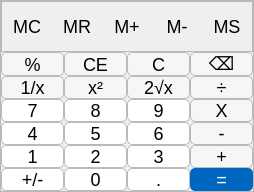
           <widget class="QFrame" name="frame_9">
            <property name="sizePolicy">
             <sizepolicy hsizetype="Expanding" vsizetype="Expanding">
              <horstretch>0</horstretch>
              <verstretch>0</verstretch>
             </sizepolicy>
            </property>
            <property name="styleSheet">
             <string notr="true"/>
            </property>
            <property name="frameShape">
             <enum>QFrame::StyledPanel</enum>
            </property>
            <property name="frameShadow">
             <enum>QFrame::Raised</enum>
            </property>
            <layout class="QGridLayout" name="gridLayout_2">
             <property name="leftMargin">
              <number>0</number>
             </property>
             <property name="topMargin">
              <number>0</number>
             </property>
             <property name="rightMargin">
              <number>0</number>
             </property>
             <property name="bottomMargin">
              <number>0</number>
             </property>
             <property name="spacing">
              <number>0</number>
             </property>
             <item row="2" column="0" colspan="4">
              <widget class="QFrame" name="frame_6">
               <property name="sizePolicy">
                <sizepolicy hsizetype="Expanding" vsizetype="Expanding">
                 <horstretch>0</horstretch>
                 <verstretch>0</verstretch>
                </sizepolicy>
               </property>
               <property name="minimumSize">
                <size>
                 <width>162</width>
                 <height>51</height>
                </size>
               </property>
               <property name="frameShape">
                <enum>QFrame::StyledPanel</enum>
               </property>
               <property name="frameShadow">
                <enum>QFrame::Raised</enum>
               </property>
               <layout class="QGridLayout" name="gridLayout_3">
                <property name="leftMargin">
                 <number>0</number>
                </property>
                <property name="topMargin">
                 <number>0</number>
                </property>
                <property name="rightMargin">
                 <number>0</number>
                </property>
                <property name="bottomMargin">
                 <number>0</number>
                </property>
                <property name="spacing">
                 <number>0</number>
                </property>
                <item row="1" column="1">
                 <widget class="QPushButton" name="btnMr">
                  <property name="sizePolicy">
                   <sizepolicy hsizetype="Fixed" vsizetype="Fixed">
                    <horstretch>35</horstretch>
                    <verstretch>38</verstretch>
                   </sizepolicy>
                  </property>
                  <property name="minimumSize">
                   <size>
                    <width>50</width>
                    <height>10</height>
                   </size>
                  </property>
                  <property name="font">
                   <font>
                    <pointsize>-1</pointsize>
                   </font>
                  </property>
                  <property name="styleSheet">
                   <string notr="true">border: 0;
	font-famliy: &quot;Segoe UI&quot;, &quot;Malgun Gothic&quot;;
	font-size: 18px;</string>
                  </property>
                  <property name="text">
                   <string>MR</string>
                  </property>
                  <property name="checkable">
                   <bool>false</bool>
                  </property>
                 </widget>
                </item>
                <item row="1" column="0">
                 <widget class="QPushButton" name="btnMc">
                  <property name="sizePolicy">
                   <sizepolicy hsizetype="Fixed" vsizetype="Fixed">
                    <horstretch>35</horstretch>
                    <verstretch>38</verstretch>
                   </sizepolicy>
                  </property>
                  <property name="minimumSize">
                   <size>
                    <width>50</width>
                    <height>10</height>
                   </size>
                  </property>
                  <property name="font">
                   <font>
                    <pointsize>-1</pointsize>
                   </font>
                  </property>
                  <property name="styleSheet">
                   <string notr="true">border: 0;
	font-famliy: &quot;Segoe UI&quot;, &quot;Malgun Gothic&quot;;
	font-size: 18px;</string>
                  </property>
                  <property name="text">
                   <string>MC</string>
                  </property>
                  <property name="checkable">
                   <bool>false</bool>
                  </property>
                 </widget>
                </item>
                <item row="1" column="2">
                 <widget class="QPushButton" name="btnMP">
                  <property name="sizePolicy">
                   <sizepolicy hsizetype="Fixed" vsizetype="Fixed">
                    <horstretch>35</horstretch>
                    <verstretch>38</verstretch>
                   </sizepolicy>
                  </property>
                  <property name="minimumSize">
                   <size>
                    <width>50</width>
                    <height>10</height>
                   </size>
                  </property>
                  <property name="font">
                   <font>
                    <pointsize>-1</pointsize>
                   </font>
                  </property>
                  <property name="styleSheet">
                   <string notr="true">border: 0;
	font-famliy: &quot;Segoe UI&quot;, &quot;Malgun Gothic&quot;;
	font-size: 18px;
</string>
                  </property>
                  <property name="text">
                   <string>M+</string>
                  </property>
                  <property name="checkable">
                   <bool>false</bool>
                  </property>
                 </widget>
                </item>
                <item row="1" column="4">
                 <widget class="QPushButton" name="btnMs">
                  <property name="sizePolicy">
                   <sizepolicy hsizetype="Fixed" vsizetype="Fixed">
                    <horstretch>35</horstretch>
                    <verstretch>38</verstretch>
                   </sizepolicy>
                  </property>
                  <property name="minimumSize">
                   <size>
                    <width>50</width>
                    <height>10</height>
                   </size>
                  </property>
                  <property name="font">
                   <font>
                    <pointsize>-1</pointsize>
                   </font>
                  </property>
                  <property name="styleSheet">
                   <string notr="true">	font-famliy: &quot;Segoe UI&quot;, &quot;Malgun Gothic&quot;;
	font-size: 18px;
	border: 0;</string>
                  </property>
                  <property name="text">
                   <string>MS</string>
                  </property>
                  <property name="checkable">
                   <bool>false</bool>
                  </property>
                 </widget>
                </item>
                <item row="1" column="3">
                 <widget class="QPushButton" name="btnMM">
                  <property name="sizePolicy">
                   <sizepolicy hsizetype="Fixed" vsizetype="Fixed">
                    <horstretch>35</horstretch>
                    <verstretch>38</verstretch>
                   </sizepolicy>
                  </property>
                  <property name="minimumSize">
                   <size>
                    <width>50</width>
                    <height>10</height>
                   </size>
                  </property>
                  <property name="font">
                   <font>
                    <pointsize>-1</pointsize>
                   </font>
                  </property>
                  <property name="styleSheet">
                   <string notr="true">border: 0;
	font-famliy: &quot;Segoe UI&quot;, &quot;Malgun Gothic&quot;;
	font-size: 18px;</string>
                  </property>
                  <property name="text">
                   <string>M-</string>
                  </property>
                  <property name="checkable">
                   <bool>false</bool>
                  </property>
                 </widget>
                </item>
               </layout>
              </widget>
             </item>
             <item row="5" column="0">
              <widget class="QPushButton" name="btnSeven">
               <property name="sizePolicy">
                <sizepolicy hsizetype="MinimumExpanding" vsizetype="MinimumExpanding">
                 <horstretch>0</horstretch>
                 <verstretch>0</verstretch>
                </sizepolicy>
               </property>
               <property name="font">
                <font>
                 <pointsize>-1</pointsize>
                </font>
               </property>
               <property name="styleSheet">
                <string notr="true">QPushButton {
	background-color: #ffffff;
	font-size: 18px;
	border-radius: 5px;
	border: 1px solid #bababa;
}
QPushButton:hover{
	background-color:#fcfcfc;
}</string>
               </property>
               <property name="text">
                <string>7</string>
               </property>
              </widget>
             </item>
             <item row="8" column="0">
              <widget class="QPushButton" name="btnSign">
               <property name="sizePolicy">
                <sizepolicy hsizetype="MinimumExpanding" vsizetype="MinimumExpanding">
                 <horstretch>0</horstretch>
                 <verstretch>0</verstretch>
                </sizepolicy>
               </property>
               <property name="font">
                <font>
                 <pointsize>-1</pointsize>
                </font>
               </property>
               <property name="styleSheet">
                <string notr="true">QPushButton {
	background-color: #ffffff;
	font-size: 18px;
	border-radius: 5px;
	border: 1px solid #bababa;
}
QPushButton:hover{
	background-color:#fcfcfc;
}</string>
               </property>
               <property name="text">
                <string>+/-</string>
               </property>
              </widget>
             </item>
             <item row="5" column="3">
              <widget class="QPushButton" name="btnMulti">
               <property name="sizePolicy">
                <sizepolicy hsizetype="MinimumExpanding" vsizetype="MinimumExpanding">
                 <horstretch>0</horstretch>
                 <verstretch>0</verstretch>
                </sizepolicy>
               </property>
               <property name="font">
                <font>
                 <pointsize>-1</pointsize>
                </font>
               </property>
               <property name="styleSheet">
                <string notr="true">font-size: 18px;
background-color:#f6f6f6;
border-radius: 5px;
border:1px solid #bababa;</string>
               </property>
               <property name="text">
                <string>X</string>
               </property>
              </widget>
             </item>
             <item row="7" column="1">
              <widget class="QPushButton" name="btnTwo">
               <property name="sizePolicy">
                <sizepolicy hsizetype="MinimumExpanding" vsizetype="MinimumExpanding">
                 <horstretch>0</horstretch>
                 <verstretch>0</verstretch>
                </sizepolicy>
               </property>
               <property name="font">
                <font>
                 <pointsize>-1</pointsize>
                </font>
               </property>
               <property name="styleSheet">
                <string notr="true">QPushButton {
	background-color: #ffffff;
	font-size: 18px;
	border-radius: 5px;
	border: 1px solid #bababa;
}
QPushButton:hover{
	background-color:#fcfcfc;
}</string>
               </property>
               <property name="text">
                <string>2</string>
               </property>
              </widget>
             </item>
             <item row="8" column="3">
              <widget class="QPushButton" name="btnEqual">
               <property name="sizePolicy">
                <sizepolicy hsizetype="MinimumExpanding" vsizetype="MinimumExpanding">
                 <horstretch>0</horstretch>
                 <verstretch>0</verstretch>
                </sizepolicy>
               </property>
               <property name="font">
                <font>
                 <pointsize>-1</pointsize>
                </font>
               </property>
               <property name="styleSheet">
                <string notr="true">QPushButton {
	background-color:rgb(0, 103, 192);
	border-radius: 5px;
	font-famliy: &quot;Segoe UI&quot;, &quot;Malgun Gothic&quot;;
	font-size: 18px;
	color: rgb(255, 255, 255)
}</string>
               </property>
               <property name="text">
                <string>=</string>
               </property>
              </widget>
             </item>
             <item row="6" column="2">
              <widget class="QPushButton" name="btnSix">
               <property name="sizePolicy">
                <sizepolicy hsizetype="MinimumExpanding" vsizetype="MinimumExpanding">
                 <horstretch>0</horstretch>
                 <verstretch>0</verstretch>
                </sizepolicy>
               </property>
               <property name="font">
                <font>
                 <pointsize>-1</pointsize>
                </font>
               </property>
               <property name="styleSheet">
                <string notr="true">QPushButton {
	background-color: #ffffff;
	font-size: 18px;
	border-radius: 5px;
	border: 1px solid #bababa;
}
QPushButton:hover{
	background-color:#fcfcfc;
}</string>
               </property>
               <property name="text">
                <string>6</string>
               </property>
              </widget>
             </item>
             <item row="8" column="2">
              <widget class="QPushButton" name="btnDot">
               <property name="sizePolicy">
                <sizepolicy hsizetype="MinimumExpanding" vsizetype="MinimumExpanding">
                 <horstretch>0</horstretch>
                 <verstretch>0</verstretch>
                </sizepolicy>
               </property>
               <property name="font">
                <font>
                 <pointsize>-1</pointsize>
                </font>
               </property>
               <property name="styleSheet">
                <string notr="true">QPushButton {
	background-color: #ffffff;
	font-size: 18px;
	border-radius: 5px;
	border: 1px solid #bababa;
}
QPushButton:hover{
	background-color:#fcfcfc;
}</string>
               </property>
               <property name="text">
                <string>.</string>
               </property>
              </widget>
             </item>
             <item row="8" column="1">
              <widget class="QPushButton" name="btnZero">
               <property name="sizePolicy">
                <sizepolicy hsizetype="MinimumExpanding" vsizetype="MinimumExpanding">
                 <horstretch>0</horstretch>
                 <verstretch>0</verstretch>
                </sizepolicy>
               </property>
               <property name="font">
                <font>
                 <pointsize>-1</pointsize>
                </font>
               </property>
               <property name="styleSheet">
                <string notr="true">QPushButton {
	background-color: #ffffff;
	font-size: 18px;
	border-radius: 5px;
	border: 1px solid #bababa;
}
QPushButton:hover{
	background-color:#fcfcfc;
}</string>
               </property>
               <property name="text">
                <string>0</string>
               </property>
              </widget>
             </item>
             <item row="5" column="2">
              <widget class="QPushButton" name="btnNine">
               <property name="sizePolicy">
                <sizepolicy hsizetype="MinimumExpanding" vsizetype="MinimumExpanding">
                 <horstretch>0</horstretch>
                 <verstretch>0</verstretch>
                </sizepolicy>
               </property>
               <property name="font">
                <font>
                 <pointsize>-1</pointsize>
                </font>
               </property>
               <property name="styleSheet">
                <string notr="true">QPushButton {
	background-color: #ffffff;
	font-size: 18px;
	border-radius: 5px;
	border: 1px solid #bababa;
}
QPushButton:hover{
	background-color:#fcfcfc;
}</string>
               </property>
               <property name="text">
                <string>9</string>
               </property>
              </widget>
             </item>
             <item row="6" column="1">
              <widget class="QPushButton" name="btnFive">
               <property name="sizePolicy">
                <sizepolicy hsizetype="MinimumExpanding" vsizetype="MinimumExpanding">
                 <horstretch>0</horstretch>
                 <verstretch>0</verstretch>
                </sizepolicy>
               </property>
               <property name="font">
                <font>
                 <pointsize>-1</pointsize>
                </font>
               </property>
               <property name="styleSheet">
                <string notr="true">QPushButton {
	background-color: #ffffff;
	font-size: 18px;
	border-radius: 5px;
	border: 1px solid #bababa;
}
QPushButton:hover{
	background-color:#fcfcfc;
}</string>
               </property>
               <property name="text">
                <string>5</string>
               </property>
              </widget>
             </item>
             <item row="7" column="0">
              <widget class="QPushButton" name="btnOne">
               <property name="sizePolicy">
                <sizepolicy hsizetype="MinimumExpanding" vsizetype="MinimumExpanding">
                 <horstretch>0</horstretch>
                 <verstretch>0</verstretch>
                </sizepolicy>
               </property>
               <property name="font">
                <font>
                 <pointsize>-1</pointsize>
                </font>
               </property>
               <property name="styleSheet">
                <string notr="true">QPushButton {
	background-color: #ffffff;
	font-size: 18px;
	border-radius: 5px;
	border: 1px solid #bababa;
}
QPushButton:hover{
	background-color:#fcfcfc;
}</string>
               </property>
               <property name="text">
                <string>1</string>
               </property>
              </widget>
             </item>
             <item row="7" column="2">
              <widget class="QPushButton" name="btnThree">
               <property name="sizePolicy">
                <sizepolicy hsizetype="MinimumExpanding" vsizetype="MinimumExpanding">
                 <horstretch>0</horstretch>
                 <verstretch>0</verstretch>
                </sizepolicy>
               </property>
               <property name="font">
                <font>
                 <pointsize>-1</pointsize>
                </font>
               </property>
               <property name="styleSheet">
                <string notr="true">QPushButton {
	background-color: #ffffff;
	font-size: 18px;
	border-radius: 5px;
	border: 1px solid #bababa;
}
QPushButton:hover{
	background-color:#fcfcfc;
}</string>
               </property>
               <property name="text">
                <string>3</string>
               </property>
              </widget>
             </item>
             <item row="6" column="0">
              <widget class="QPushButton" name="btnFour">
               <property name="sizePolicy">
                <sizepolicy hsizetype="MinimumExpanding" vsizetype="MinimumExpanding">
                 <horstretch>0</horstretch>
                 <verstretch>0</verstretch>
                </sizepolicy>
               </property>
               <property name="font">
                <font>
                 <pointsize>-1</pointsize>
                </font>
               </property>
               <property name="styleSheet">
                <string notr="true">QPushButton {
	background-color: #ffffff;
	font-size: 18px;
	border-radius: 5px;
	border: 1px solid #bababa;
}
QPushButton:hover{
	background-color:#fcfcfc;
}</string>
               </property>
               <property name="text">
                <string>4</string>
               </property>
              </widget>
             </item>
             <item row="6" column="3">
              <widget class="QPushButton" name="btnMinus">
               <property name="sizePolicy">
                <sizepolicy hsizetype="MinimumExpanding" vsizetype="MinimumExpanding">
                 <horstretch>0</horstretch>
                 <verstretch>0</verstretch>
                </sizepolicy>
               </property>
               <property name="font">
                <font>
                 <pointsize>-1</pointsize>
                </font>
               </property>
               <property name="styleSheet">
                <string notr="true">font-size: 18px;
background-color:#f6f6f6;
border-radius: 5px;
border:1px solid #bababa;</string>
               </property>
               <property name="text">
                <string>-</string>
               </property>
              </widget>
             </item>
             <item row="4" column="2">
              <widget class="QPushButton" name="btnRoot">
               <property name="sizePolicy">
                <sizepolicy hsizetype="MinimumExpanding" vsizetype="MinimumExpanding">
                 <horstretch>0</horstretch>
                 <verstretch>0</verstretch>
                </sizepolicy>
               </property>
               <property name="font">
                <font>
                 <pointsize>-1</pointsize>
                </font>
               </property>
               <property name="styleSheet">
                <string notr="true">font-size: 18px;
background-color:#f6f6f6;
border-radius: 5px;
border:1px solid #bababa;</string>
               </property>
               <property name="text">
                <string>2√x</string>
               </property>
              </widget>
             </item>
             <item row="4" column="1">
              <widget class="QPushButton" name="btnSquare">
               <property name="sizePolicy">
                <sizepolicy hsizetype="MinimumExpanding" vsizetype="MinimumExpanding">
                 <horstretch>0</horstretch>
                 <verstretch>0</verstretch>
                </sizepolicy>
               </property>
               <property name="font">
                <font>
                 <pointsize>-1</pointsize>
                </font>
               </property>
               <property name="styleSheet">
                <string notr="true">font-size: 18px;
background-color:#f6f6f6;
border-radius: 5px;
border:1px solid #bababa;</string>
               </property>
               <property name="text">
                <string>x²</string>
               </property>
              </widget>
             </item>
             <item row="3" column="2">
              <widget class="QPushButton" name="btnClear">
               <property name="sizePolicy">
                <sizepolicy hsizetype="MinimumExpanding" vsizetype="MinimumExpanding">
                 <horstretch>0</horstretch>
                 <verstretch>0</verstretch>
                </sizepolicy>
               </property>
               <property name="font">
                <font>
                 <pointsize>-1</pointsize>
                </font>
               </property>
               <property name="styleSheet">
                <string notr="true">font-size: 18px;
background-color:#f6f6f6;
border-radius: 5px;
border:1px solid #bababa;</string>
               </property>
               <property name="text">
                <string>C</string>
               </property>
              </widget>
             </item>
             <item row="5" column="1">
              <widget class="QPushButton" name="btnAte">
               <property name="sizePolicy">
                <sizepolicy hsizetype="MinimumExpanding" vsizetype="MinimumExpanding">
                 <horstretch>0</horstretch>
                 <verstretch>0</verstretch>
                </sizepolicy>
               </property>
               <property name="font">
                <font>
                 <pointsize>-1</pointsize>
                </font>
               </property>
               <property name="styleSheet">
                <string notr="true">QPushButton {
	background-color: #ffffff;
	font-size: 18px;
	border-radius: 5px;
	border: 1px solid #bababa;
}
QPushButton:hover{
	background-color:#fcfcfc;
}</string>
               </property>
               <property name="text">
                <string>8</string>
               </property>
              </widget>
             </item>
             <item row="4" column="0">
              <widget class="QPushButton" name="btnDivideX">
               <property name="sizePolicy">
                <sizepolicy hsizetype="MinimumExpanding" vsizetype="MinimumExpanding">
                 <horstretch>0</horstretch>
                 <verstretch>0</verstretch>
                </sizepolicy>
               </property>
               <property name="font">
                <font>
                 <pointsize>-1</pointsize>
                </font>
               </property>
               <property name="styleSheet">
                <string notr="true">font-size: 18px;
background-color:#f6f6f6;
border-radius: 5px;
border:1px solid #bababa;</string>
               </property>
               <property name="text">
                <string>1/x</string>
               </property>
              </widget>
             </item>
             <item row="4" column="3">
              <widget class="QPushButton" name="btnDivide">
               <property name="sizePolicy">
                <sizepolicy hsizetype="MinimumExpanding" vsizetype="MinimumExpanding">
                 <horstretch>0</horstretch>
                 <verstretch>0</verstretch>
                </sizepolicy>
               </property>
               <property name="font">
                <font>
                 <pointsize>-1</pointsize>
                </font>
               </property>
               <property name="styleSheet">
                <string notr="true">font-size: 18px;
background-color:#f6f6f6;
border-radius: 5px;
border:1px solid #bababa;</string>
               </property>
               <property name="text">
                <string>÷</string>
               </property>
              </widget>
             </item>
             <item row="3" column="0">
              <widget class="QPushButton" name="btnPersent">
               <property name="sizePolicy">
                <sizepolicy hsizetype="MinimumExpanding" vsizetype="Preferred">
                 <horstretch>0</horstretch>
                 <verstretch>0</verstretch>
                </sizepolicy>
               </property>
               <property name="font">
                <font>
                 <pointsize>-1</pointsize>
                </font>
               </property>
               <property name="styleSheet">
                <string notr="true">font-size: 18px;
background-color:#f6f6f6;
border-radius: 5px;
border:1px solid #bababa;</string>
               </property>
               <property name="text">
                <string>%</string>
               </property>
              </widget>
             </item>
             <item row="7" column="3">
              <widget class="QPushButton" name="btnAdd">
               <property name="sizePolicy">
                <sizepolicy hsizetype="MinimumExpanding" vsizetype="MinimumExpanding">
                 <horstretch>0</horstretch>
                 <verstretch>0</verstretch>
                </sizepolicy>
               </property>
               <property name="font">
                <font>
                 <pointsize>-1</pointsize>
                </font>
               </property>
               <property name="styleSheet">
                <string notr="true">font-size: 18px;
background-color:#f6f6f6;
border-radius: 5px;
border:1px solid #bababa;</string>
               </property>
               <property name="text">
                <string>+</string>
               </property>
              </widget>
             </item>
             <item row="3" column="1">
              <widget class="QPushButton" name="btnCE">
               <property name="sizePolicy">
                <sizepolicy hsizetype="MinimumExpanding" vsizetype="MinimumExpanding">
                 <horstretch>0</horstretch>
                 <verstretch>0</verstretch>
                </sizepolicy>
               </property>
               <property name="font">
                <font>
                 <pointsize>-1</pointsize>
                </font>
               </property>
               <property name="styleSheet">
                <string notr="true">font-size: 18px;
background-color:#f6f6f6;
border-radius: 5px;
border:1px solid #bababa;</string>
               </property>
               <property name="text">
                <string>CE</string>
               </property>
              </widget>
             </item>
             <item row="3" column="3">
              <widget class="QPushButton" name="btnErase">
               <property name="sizePolicy">
                <sizepolicy hsizetype="MinimumExpanding" vsizetype="MinimumExpanding">
                 <horstretch>0</horstretch>
                 <verstretch>0</verstretch>
                </sizepolicy>
               </property>
               <property name="font">
                <font>
                 <pointsize>-1</pointsize>
                </font>
               </property>
               <property name="styleSheet">
                <string notr="true">font-size: 18px;
background-color:#f6f6f6;
border-radius: 5px;
border:1px solid #bababa;</string>
               </property>
               <property name="text">
                <string>⌫</string>
               </property>
              </widget>
             </item>
             <item row="1" column="0">
              <widget class="QFrame" name="frame_11">
               <property name="frameShape">
                <enum>QFrame::StyledPanel</enum>
               </property>
               <property name="frameShadow">
                <enum>QFrame::Raised</enum>
               </property>
              </widget>
             </item>
            </layout>
           </widget>
